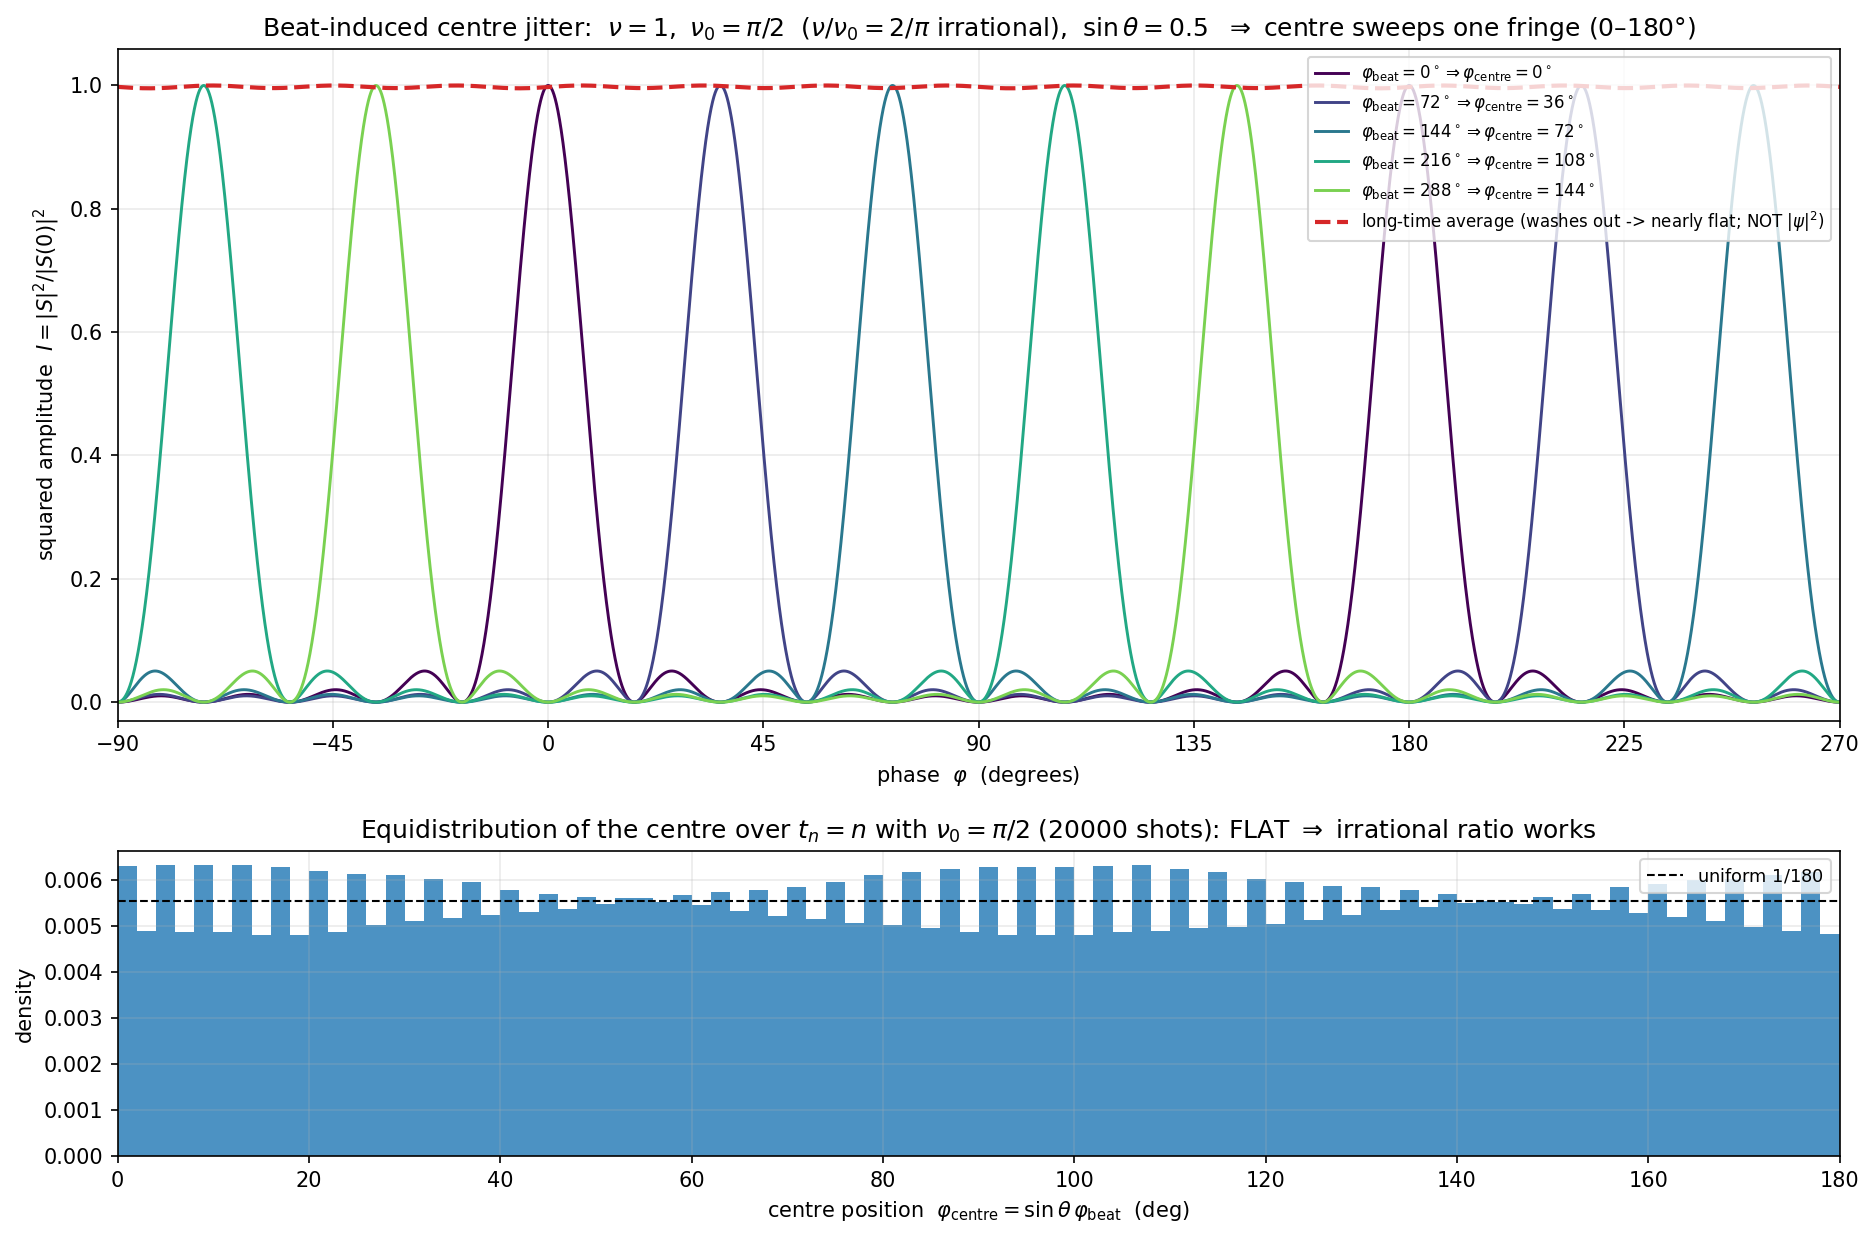

Write Python code to recreate this figure.
#!/usr/bin/env python3
# -*- coding: utf-8 -*-
"""
================================================================================
 nu-nu0 BEAT on the combined odd-harmonic localized wave.
 Base frequency nu = 1 (lambda=1, c=1).  Observer frequency nu0 = pi/2.
 The beat shifts the localized-peak CENTRE.  x-axis = phase, y-axis = I = |psi|^2.
 (Standalone; NOT yet combined with the exact-Doppler figure.)
================================================================================

Localized wave (combined odd modes n=1,3,5,7,9):
    S(phi) = sum_n cos(n phi) ,    I(phi) = S(phi)^2  (period 180 deg).

Beat:
    nu = 1, nu0 = pi/2  =>  ratio nu/nu0 = 2/pi  (IRRATIONAL) => Weyl equidistribution.
    beat phase   phi_beat(t) = 2 pi (nu - nu0) t        (mod 2 pi)
    centre shift phi_centre   = sin(theta) * phi_beat ,  sin(30 deg) = 0.5
    => over one beat cycle phi_beat in [0,2pi), the centre sweeps [0, pi) = one
       full intensity period (180 deg): one fringe of jitter.

Two things are shown:
  (top)    snapshots I(phi - phi_centre) at several beat phases: the peak JITTERS.
           Plus the long-time TIME-AVERAGE of the intensity -> nearly FLAT
           (the jitter washes the fringe out).  Time-average is NOT |psi|^2.
  (bottom) histogram of phi_centre over discrete measurement times t_n = n with
           nu0 = pi/2: it is FLAT -> the irrational ratio gives equidistribution,
           confirming pi/2 is a sound choice.
           (The Born-weighted SINGLE-SHOT histogram would instead reproduce
            |S(phi)|^2; that is the conjecture's separate claim, not shown here.)

Author: N. Kihara (peer-review dialogue note), 2026.  Beat ON, nu0 = pi/2.
================================================================================
"""

import os
import numpy as np
import matplotlib
matplotlib.use("Agg")
import matplotlib.pyplot as plt

# ------------------------------- parameters --------------------------------- #
MODES     = [1, 3, 5, 7, 9]
NU        = 1.0
NU0       = np.pi / 2.0             # observer frequency (irrational ratio 2/pi)
THETA_DEG = 30.0
NPHI      = 400001
NMEAS     = 20000                   # discrete measurement times t_n = n
OUTDIR    = os.path.dirname(os.path.abspath(__file__))

sin_theta = np.sin(np.deg2rad(THETA_DEG))      # 0.5
dnu = NU - NU0                                  # beat frequency = 1 - pi/2

def S(phi):
    out = np.zeros_like(phi)
    for n in MODES:
        out += np.cos(n * phi)
    return out

# ------------------------------- snapshots ---------------------------------- #
phi_deg = np.linspace(-90, 270, NPHI)
phi = np.deg2rad(phi_deg)
peak0 = float(len(MODES))                       # S(0) = number of modes = 5
I_unit = (S(phi - 0.0) ** 2) / peak0**2          # for shape ref

# beat-phase snapshots (evenly spaced over one beat cycle)
beat_phases = np.linspace(0, 2*np.pi, 5, endpoint=False)   # 0, 72,144,216,288 deg
centre_shifts = sin_theta * beat_phases                    # 0,36,72,108,144 deg(rad)

# long-time average over the discrete measurement times with nu0=pi/2
n_idx = np.arange(1, NMEAS + 1)
phi_beat_n = np.mod(2*np.pi * dnu * n_idx, 2*np.pi)         # equidistributes (2/pi irrational)
phi_centre_n = sin_theta * phi_beat_n                       # in [0, pi)
# time-average intensity on a coarser grid (cost)
phig = np.deg2rad(np.linspace(-90, 270, 4001))
acc = np.zeros_like(phig)
for pc in phi_centre_n:
    acc += S(phig - pc) ** 2
acc /= NMEAS
acc /= acc.max()

# ------------------------------- figure ------------------------------------- #
fig, (axT, axB) = plt.subplots(2, 1, figsize=(12.6, 8.4),
                               gridspec_kw=dict(height_ratios=[2.2, 1.0]))

cmap = plt.get_cmap("viridis")
for k, (bp, cs) in enumerate(zip(beat_phases, centre_shifts)):
    I = (S(phi - cs) ** 2) / peak0**2
    axT.plot(phi_deg, I, color=cmap(k/len(beat_phases)), lw=1.4,
             label=r"$\varphi_{\rm beat}=%3.0f^\circ \Rightarrow \varphi_{\rm centre}=%3.0f^\circ$"
                   % (np.rad2deg(bp), np.rad2deg(cs)))
axT.plot(np.rad2deg(phig), acc, color="#d62728", lw=2.0, ls="--",
         label="long-time average (washes out -> nearly flat; NOT $|\\psi|^2$)")
axT.set_xlim(-90, 270)
axT.set_ylim(-0.03, 1.06)
axT.set_xticks(range(-90, 271, 45))
axT.set_xlabel(r"phase  $\varphi$  (degrees)")
axT.set_ylabel(r"squared amplitude  $I=|S|^2/|S(0)|^2$")
axT.set_title(r"Beat-induced centre jitter:  $\nu=1,\ \nu_0=\pi/2$  "
              r"($\nu/\nu_0=2/\pi$ irrational),  $\sin\theta=0.5$  "
              r"$\Rightarrow$ centre sweeps one fringe (0–180°)")
axT.legend(loc="upper right", fontsize=8.0)
axT.grid(alpha=0.25)

# bottom: equidistribution of the centre over discrete times t_n with nu0=pi/2
axB.hist(np.rad2deg(phi_centre_n), bins=90, range=(0, 180),
         color="#1f77b4", alpha=0.8, density=True)
axB.axhline(1.0/180.0, color="k", lw=1.0, ls="--", label="uniform $1/180$")
axB.set_xlim(0, 180)
axB.set_xlabel(r"centre position  $\varphi_{\rm centre}=\sin\theta\,\varphi_{\rm beat}$  (deg)")
axB.set_ylabel("density")
axB.set_title(r"Equidistribution of the centre over $t_n=n$ with $\nu_0=\pi/2$ "
              r"(%d shots): FLAT $\Rightarrow$ irrational ratio works" % NMEAS)
axB.legend(loc="upper right", fontsize=8.5)
axB.grid(alpha=0.25)

fig.tight_layout()
base = os.path.join(OUTDIR, "relphase_beat_nu0")
fig.savefig(base + ".png", dpi=150, bbox_inches="tight")
fig.savefig(base + ".svg", bbox_inches="tight")
plt.close(fig)

# ------------------------------- report ------------------------------------- #
# star-discrepancy-ish check: max deviation of the empirical CDF from uniform
xs = np.sort(phi_centre_n / np.pi)              # in [0,1)
emp = np.arange(1, len(xs)+1) / len(xs)
disc = np.max(np.abs(emp - xs))
print("nu=%.4f  nu0=pi/2=%.4f  beat dnu=%.4f  ratio nu/nu0=2/pi=%.6f" %
      (NU, NU0, dnu, NU/NU0))
print("sin(theta)=%.3f  centre-jitter range = [0, %.0f] deg (one fringe)" %
      (sin_theta, np.rad2deg(sin_theta*2*np.pi)))
print("equidistribution star-discrepancy (%d shots) = %.4e  (-> 0 = uniform)" %
      (NMEAS, disc))
print("Outputs ->", base + ".png / .svg")
